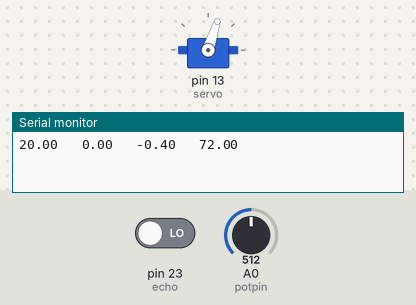
The sketch below on a simulated Arduino Mega 2560, built with avr-gcc and run on an emulated ATmega2560. Parts: servo, the last lines printed to the serial monitor. The inputs (shaded band) are chosen by the test bench; at power-on: A0 (potpin) = 512, pin 23 (echo) LOW.

Above: at 1.2 s.
1.3 s: A0 (potpin) set to 306
5.4 s: A0 (potpin) set to 900
8.5 s: A0 (potpin) set to 511
At 10.8 s:
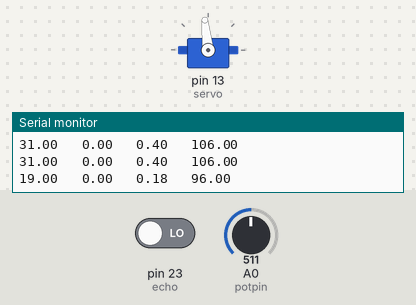
12.6 s: A0 (potpin) set to 1023
Timing chart, 0 to 15.6 s (numbered marks = the images above; inputs shaded):
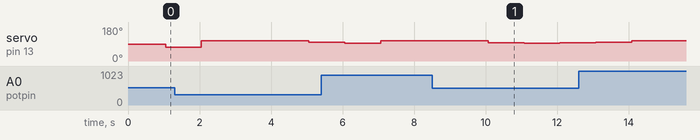

The sketch:

lab1ObsvReducidoSeg.ino
```cpp
#include <Servo.h>
Servo myservo;
const int servo = 13;
const int echo = 23;
const int trig = 22;
const int potpin = A0;
unsigned long t;
double u,val,d0,d,r,x,uu;

const double a1=-6.5936;
const double a2=0.6703;
const double b=25.9728;
const double k1=0.0241;
const double k2=0.0114;
const double N=0.0241;
const double g=6.5936;

double x10=12.5;
double x20=0;
double u0=0;
double d00=12.5;
double x1,x2;
double lim=0.4;


void setup()
{
  Serial.begin(9600);
  myservo.attach(servo);
  pinMode(echo,INPUT);
  pinMode(trig,OUTPUT);
}

void loop()
{
  while((millis()-x)>=50)
  {
    x=millis();
    r = analogRead(potpin);
    r = map(r, 0, 1024, 5, 35);
 // r=12;
    digitalWrite(trig,LOW);
    delayMicroseconds(10);
    digitalWrite(trig,HIGH);
    delayMicroseconds(15);
    t=pulseIn(echo,HIGH);
    d0=double(0.017*t);
    if((5<=d0)&&(d0<=35))
    d=d0;

    x1=d00;
    x2=a1*d00+a2*(x20+g*d00)+b*u0;
    u=r*N-x10*k1-(x20+g*d00)*k2;
    u0=u;
    x10=x1;
    x20=x2;
    d00=d;

//ERROR
if((x10>=(r-0.5))&&(x10<=(r+0.5)))
{u0=0;}

//if(x10<r)
//{u0=u0+0.01;}
//if(x10>r)
//{u0=u0-0.01;}

  //// Anti windup
u0 = constrain(u0,-lim,lim);

uu=1000*u0;
val = map(uu, -1000*lim, 1000*lim, 72, 106); // (73,106)
//val=87;
    myservo.write(val);
    Serial.print(r);
    Serial.print("   ");
  //Serial.println(d);
     Serial.print(d);
    Serial.print("   ");
    Serial.print(u0);
    Serial.print("   ");
    Serial.println(val);
  }
}
```

Measured:
- after the input at 8.5 s, servo on pin 13 (servo): 106° → 96° after 1.6 s, → 95° 1.0 s later, → 97° 1.0 s later
